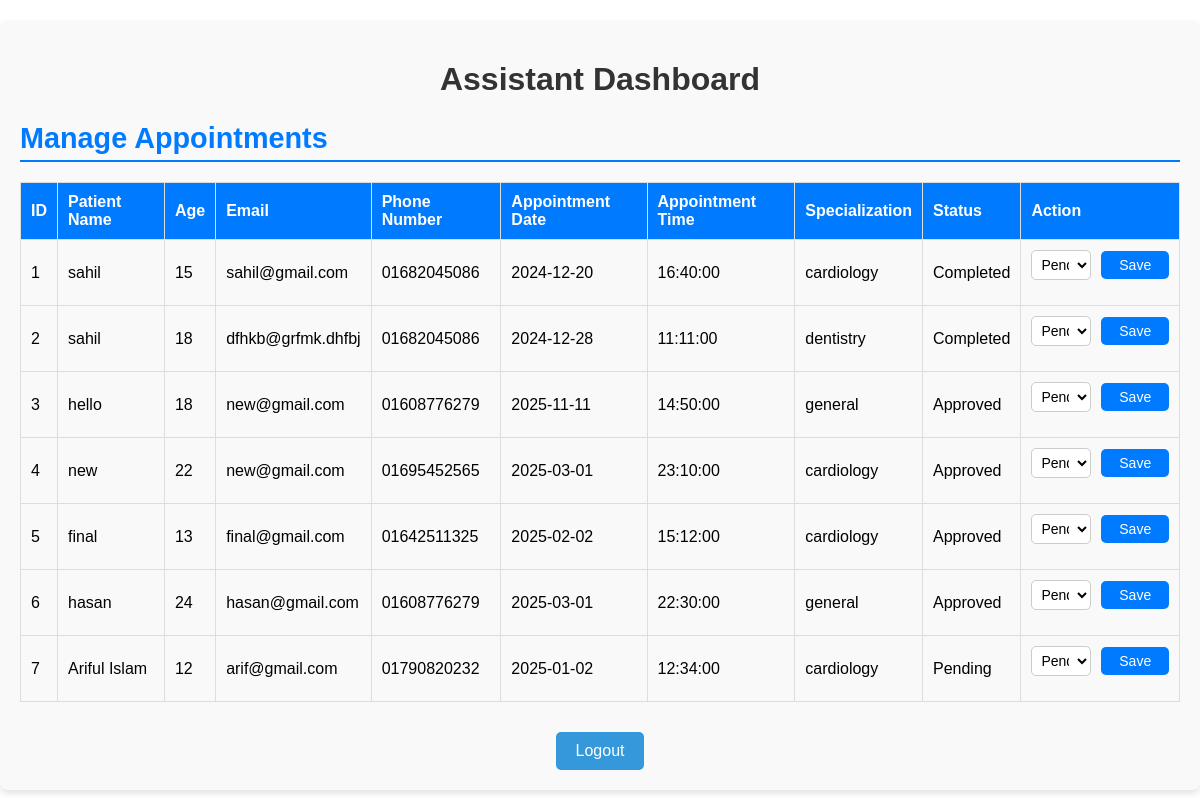
The app's page /assistant_dashboard.php (signed in) with its own data.
### tables this page shows
CREATE TABLE `appointments` (
  `id` int(11) NOT NULL,
  `full_name` varchar(255) NOT NULL,
  `email` varchar(255) NOT NULL,
  `phone` varchar(11) NOT NULL,
  `age` int(3) NOT NULL,
  `appointment_date` date NOT NULL,
  `appointment_time` time NOT NULL,
  `specialization` varchar(100) NOT NULL,
  `Status` varchar(100) NOT NULL DEFAULT 'Pending'
);

### assistant_dashboard.php (the view, shortened to what this page needs)
<!DOCTYPE html>
<html lang="en">
<head>
    <link rel="stylesheet" href="css/home.css">
</head>
<body>
    <div class="admin-container">
        <h1>Assistant Dashboard</h1>
        <section class="appointments">
            <h2>Manage Appointments</h2>
            <table>
                <thead>
                    <tr>
                        <th>ID</th>
                        <th>Patient Name</th>
                        <th>Age</th>
                        <th>Email</th>
                        <th>Phone Number</th>
                        <th>Appointment Date</th>
                        <th>Appointment Time</th>
                        <th>Specialization</th>
                        <th>Status</th>
                        <th>Action</th>
                    </tr>
                </thead>
                <tbody>
                    <?php
                    $conn = new mysqli("localhost", "root", "", "doctor_appointment_system");
                    $sql = "SELECT * FROM `appointments`";
                    $result = $conn->query($sql);
                    if ($result->num_rows > 0) {
                        while ($row = $result->fetch_assoc()) {
                            $status = $row['status'] ?? 'Pending';
                            echo "<tr>";
                            echo "<td>" . htmlspecialchars($row['id']) . "</td>";
                            echo "<td>" . htmlspecialchars($row['full_name']) . "</td>";
                            echo "<td>" . htmlspecialchars($row['age']) . "</td>";
                            echo "<td>" . htmlspecialchars($row['email']) . "</td>";
                            echo "<td>" . htmlspecialchars($row['phone']) . "</td>";
                            echo "<td>" . htmlspecialchars($row['appointment_date']) . "</td>";
                            echo "<td>" . htmlspecialchars($row['appointment_time']) . "</td>";
                            echo "<td>" . htmlspecialchars($row['specialization']) . "</td>";
                            echo "<td>" . htmlspecialchars($row['Status']) . "</td>";
                            echo "<td>";
                            echo "<form method='POST' action=''>";
                            echo "<select name='status'>";
                            echo "<option value='Pending'" . ($status === 'Pending' ? ' selected' : '') . ">Pending</option>";
                            echo "</select>";
                            echo "<button type='submit'>Save</button>";
                            echo "</form>";
                            echo "</td>";
                            echo "</tr>";
                        }
                    } else {
                        echo "<tr><td colspan='6'>No appointments found</td></tr>";
                    }
                    ?>
                </tbody>
            </table>
        </section>
        <div class="about-cta">
        <a href="logout.php" class="btn">Logout</a>
    </div>
    </div>
</body>
</html>

### css/home.css (style rules this page uses)
body { font-family: Arial, sans-serif; margin: 0; padding: 0; }
.about-cta { margin-top: 30px; text-align: center; }
.about-cta .btn { display: inline-block; background-color: #3498db; color: #fff; padding: 10px 20px; text-decoration: none; border-radius: 5px; font-size: 16px; }
.admin-container { max-width: 1200px; margin: 20px auto; background-color: #f9f9f9; padding: 20px; border-radius: 8px; box-shadow: 0 4px 6px rgba(0, 0, 0, 0.1); }
.admin-container h1 { text-align: center; color: #333; font-size: 2em; margin-bottom: 20px; }
.admin-container section h2 { color: #007BFF; font-size: 1.8em; margin-bottom: 15px; border-bottom: 2px solid #007BFF; padding-bottom: 5px; }
table { width: 100%; border-collapse: collapse; margin-top: 20px; }
table th, table td { border: 1px solid #ddd; padding: 10px; text-align: left; }
table th { background-color: #007BFF; color: #fff; font-weight: bold; }
table tr:nth-child(even) { background-color: #f9f9f9; }
table td form { display: flex; gap: 10px; align-items: center; }
table td select { padding: 5px; border: 1px solid #ccc; border-radius: 5px; font-size: 14px; }
table td button { padding: 6px 12px; background-color: #007BFF; color: #fff; border: none; border-radius: 5px; cursor: pointer; font-size: 14px; }
form input, form select, form button { width: 100%; padding: 10px; margin-bottom: 15px; border: 1px solid #ccc; border-radius: 5px; font-size: 16px; }
form select { background: #fff; cursor: pointer; }
form button { background: #007BFF; color: white; border: none; cursor: pointer; font-size: 16px; }
h1 { font-size: 24px; margin-bottom: 20px; }

### records on screen
appointments: id "1", full_name "sahil", age "15", email "sahil@gmail.com", phone "01682045086", appointment_date "2024-12-20", appointment_time "16:40:00", specialization "cardiology", Status "Completed"
appointments: id "2", full_name "sahil", age "18", email "dfhkb@grfmk.dhfbj", phone "01682045086", appointment_date "2024-12-28", appointment_time "11:11:00", specialization "dentistry", Status "Completed"
appointments: id "3", full_name "hello", age "18", email "new@gmail.com", phone "01608776279", appointment_date "2025-11-11", appointment_time "14:50:00", specialization "general", Status "Approved"
appointments: id "4", full_name "new", age "22", email "new@gmail.com", phone "01695452565", appointment_date "2025-03-01", appointment_time "23:10:00", specialization "cardiology", Status "Approved"
appointments: id "5", full_name "final", age "13", email "final@gmail.com", phone "01642511325", appointment_date "2025-02-02", appointment_time "15:12:00", specialization "cardiology", Status "Approved"
appointments: id "6", full_name "hasan", age "24", email "hasan@gmail.com", phone "01608776279", appointment_date "2025-03-01", appointment_time "22:30:00", specialization "general", Status "Approved"
appointments: id "7", full_name "Ariful Islam", age "12", email "arif@gmail.com", phone "01790820232", appointment_date "2025-01-02", appointment_time "12:34:00", specialization "cardiology", Status "Pending"
